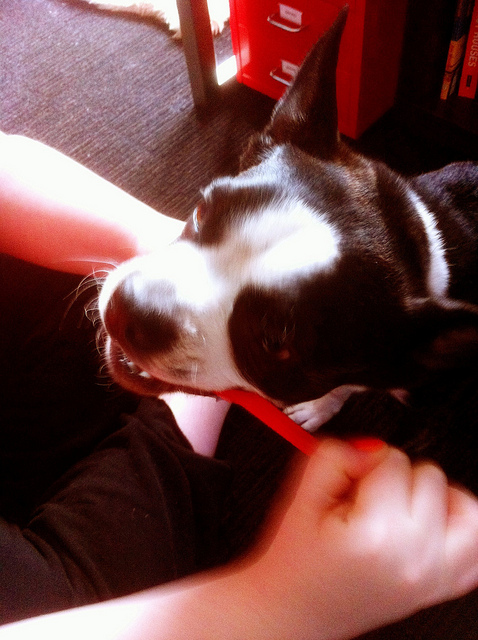
#> input picture dataset/nips2017/target/0.jpg, 478 x 640 px
$ python -i heatmap_CD.py   (imports and definitions only)
#> lines starting #> are read from the running program, lines starting #| are printed output that depends on the picture
#> in clean_up_image, im is the input picture: shape (640, 478, 3); mean B, G, R 68.8, 70.3, 112.1
import cv2
import numpy as np
import os
import tempfile

def recompress_diff(imorig, checkDisplacements):
#> called with checkDisplacements = 0
    minQ = 51
    maxQ = 100
    stepQ = 1

    if checkDisplacements == 1:
        maxDisp = 7
    else:
        maxDisp = 0

    mins = []
    Output = []

    smoothing_b = 17
    Offset = (smoothing_b - 1) // 2

    height, width, _ = imorig.shape
#> height = 640; width = 478

    dispImages = []

    with tempfile.NamedTemporaryFile(suffix=".jpg", delete=False) as tmp_file:
        tmp_resave_path = tmp_file.name

    try:
        for ii in range(minQ, maxQ + 1, stepQ):
            cv2.imwrite(tmp_resave_path, imorig, [int(cv2.IMWRITE_JPEG_QUALITY), ii])
            tmpResave = cv2.imread(tmp_resave_path).astype(float)
            Deltas = []
            overallDelta = []

            for dispx in range(maxDisp + 1):
                for dispy in range(maxDisp + 1):
                    DisplacementIndex = dispx * 8 + dispy + 1
                    tmpResave_disp = tmpResave[dispx:, dispy:, :]
                    imorig_disp = imorig[:height-dispx, :width-dispy, :].astype(float)
                    Comparison = np.square(imorig_disp - tmpResave_disp)

                    h = np.ones((smoothing_b, smoothing_b)) / smoothing_b**2
                    Comparison = cv2.filter2D(Comparison, -1, h)

                    Comparison = Comparison[Offset:-Offset, Offset:-Offset, :]
                    Deltas.append(np.mean(Comparison, axis=2))
                    overallDelta.append(np.mean(Deltas[DisplacementIndex - 1]))
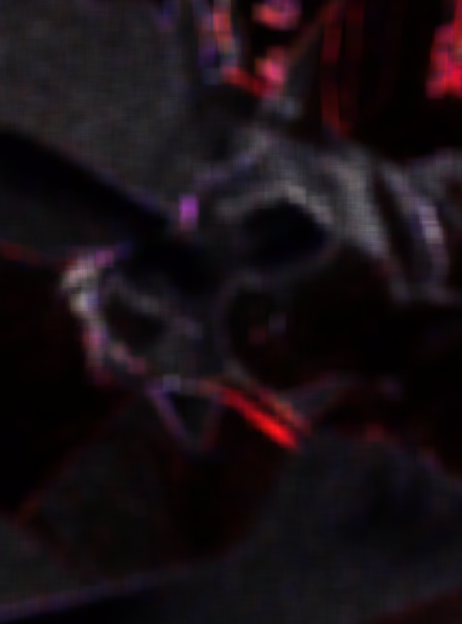
#> Comparison: shape (624, 462, 3) float64; mean B, G, R 31.8, 24.6, 38.8; drawn with min black and max white
#> after the loop, Deltas = 1 item; overallDelta = [31.7]

            minOverallDelta, minInd = min(overallDelta), np.argmin(overallDelta)
#> minOverallDelta = 31.7; minInd = 0
            mins.append(minInd)
            Output.append(minOverallDelta)
            delta = Deltas[minInd]
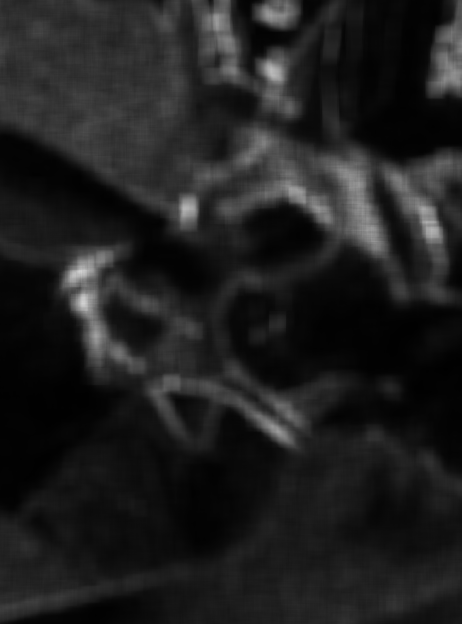
#> delta: shape (624, 462) float64; min 0.724, max 209.6, mean 31.7
            delta_range = np.max(delta) - np.min(delta)
#> delta_range = 208.9
            delta = (delta - np.min(delta)) / delta_range if delta_range > 0 else delta * 0
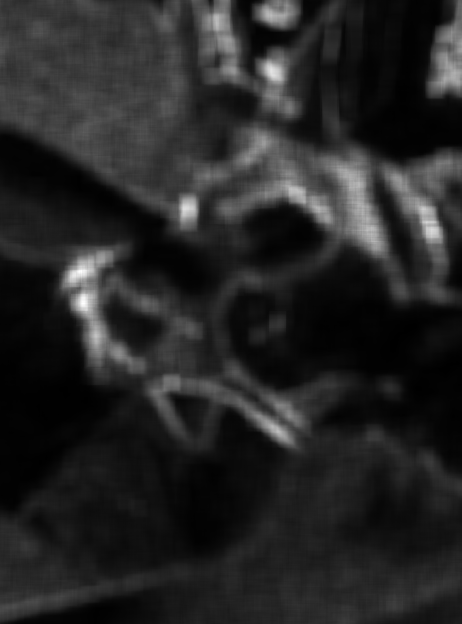
#> delta: shape (624, 462) float64; min 0, max 1, mean 0.148

            dispImages.append(cv2.resize(delta.astype(np.float32), (delta.shape[1] // 4, delta.shape[0] // 4), interpolation=cv2.INTER_LINEAR))
    finally:
        try:
            os.unlink(tmp_resave_path)
        except OSError:
            pass

    OutputY = Output
#> OutputY = 50 values, max 31.7 at index 0, min 2.16 at index 49, mean 19.58
    OutputX = list(range(minQ, maxQ + 1, stepQ))
    _xmax, _imax, _xmin, imin = cv2.minMaxLoc(np.array(OutputY))
#> imin = (0, 0)
    imin = sorted(imin)
#> imin = [0, 0]
    Qualities = [i * stepQ + minQ - 1 for i in imin]
#> Qualities = [50, 50]

    return OutputX, OutputY, dispImages, imin, Qualities, mins

def clean_up_image(filename):
    im = cv2.imread(filename)

    dots = filename.rfind('.')
    extension = filename[dots:]

    if extension.lower() == '.gif' and im.shape[2] < 3:
        im_gif, gif_map = cv2.imread(filename, cv2.IMREAD_UNCHANGED)
        im_gif = im_gif[:, :, 0]
        im = np.uint8(cv2.cvtColor(im_gif, cv2.COLOR_GRAY2RGB) * 255)

    if im.shape[2] < 3:
        im[:, :, 1] = im[:, :, 0]
        im[:, :, 2] = im[:, :, 0]

    if im.shape[2] > 3:
        im = im[:, :, 0:3]

    if im.dtype == np.uint16:
        im = np.uint8(np.floor(im / 256))

    return im

def img_heatmap_cd(impath):
    im = clean_up_image(impath)
    checkDisplacements = 0
    OutputX, _OutputY, dispImages, _imin, _Qualities, _mins = recompress_diff(im, checkDisplacements)
#> OutputX = 50 values from 51 to 100; dispImages = 50 items
    return dispImages, OutputX

>>> result = img_heatmap_cd('../../../../dataset/nips2017/target/0.jpg')
